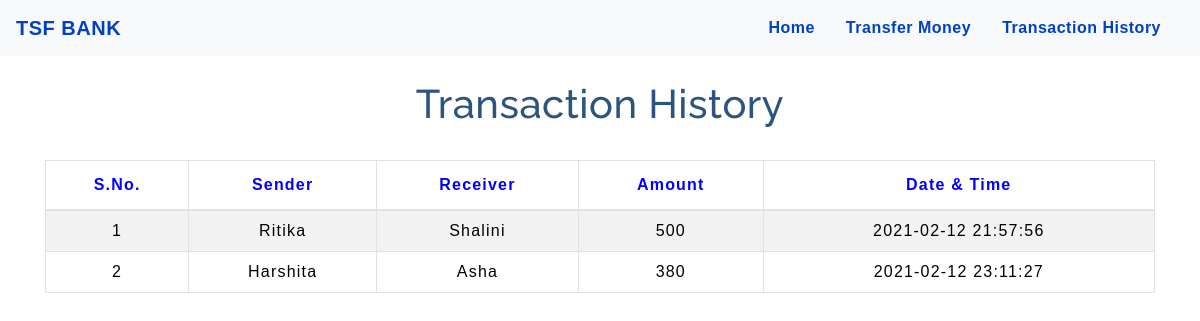
Page /thistory.php on the committed database.
### tables this page shows
CREATE TABLE `transaction` (
  `sno` int(3) NOT NULL,
  `sender` text NOT NULL,
  `receiver` text NOT NULL,
  `balance` int(10) NOT NULL,
  `datetime` datetime NOT NULL DEFAULT current_timestamp()
);

### thistory.php (the view, shortened to what this page needs)
<!DOCTYPE html>
<html lang="en">
<head>
    <link rel="stylesheet" href="https://stackpath.bootstrapcdn.com/bootstrap/4.5.2/css/bootstrap.min.css">
    <link rel="stylesheet" type="text/css" href="css/table.css">
    <link rel="stylesheet" type="text/css" href="css/nav.css">
</head>
<body>
<?php
  include 'nav.php';
?>
	<div class="container">
        <h2 class="text-center pt-4" style="color : #2B547E;">Transaction History</h2>
       <br>
       <div class="table-responsive-sm">
    <table class="table table-hover table-striped table-condensed table-bordered">
        <thead style="color : blue;">
            <tr>
                <th class="text-center">S.No.</th>
                <th class="text-center">Sender</th>
                <th class="text-center">Receiver</th>
                <th class="text-center">Amount</th>
                <th class="text-center">Date & Time</th>
            </tr>
        </thead>
        <tbody>
        <?php
            include 'configuration.php';
            $sql ="select * from transaction";
            $query =mysqli_query($conn, $sql);
            while($rows = mysqli_fetch_assoc($query))
            {
        ?>
            <tr style="color : black;">
            <td class="py-2"><?php echo $rows['sno']; ?></td>
            <td class="py-2"><?php echo $rows['sender']; ?></td>
            <td class="py-2"><?php echo $rows['receiver']; ?></td>
            <td class="py-2"><?php echo $rows['balance']; ?> </td>
            <td class="py-2"><?php echo $rows['datetime']; ?> </td>
        <?php
            }
        ?>
        </tbody>
    </table>
    </div>
</div>
</body>
</html>

### css/table.css (style rules this page uses)
* { padding: 0; margin: 0; box-sizing: border-box; font-family: sans-serif; }
h2 { font-size: 40px; }
table { letter-spacing: 1.2px; }
td { text-align: center; }

### css/nav.css (style rules this page uses)
h2 { color: #4C4B4B; letter-spacing: 0.5px; font-family: raleway; }

### rows in the picture
transaction: sno "1", sender "Ritika", receiver "Shalini", balance "500", datetime "2021-02-12 21:57:56"
transaction: sno "2", sender "Harshita", receiver "Asha", balance "380", datetime "2021-02-12 23:11:27"
